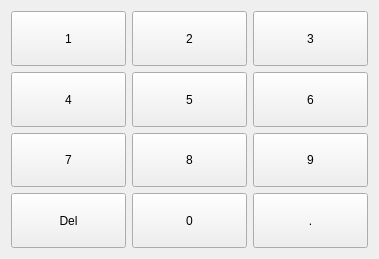
<?xml version="1.0" encoding="UTF-8"?>
<ui version="4.0">
 <class>NumberKeyboard</class>
 <widget class="QWidget" name="NumberKeyboard">
  <property name="geometry">
   <rect>
    <x>0</x>
    <y>0</y>
    <width>379</width>
    <height>259</height>
   </rect>
  </property>
  <property name="windowTitle">
   <string>keyboard</string>
  </property>
  <layout class="QGridLayout" name="gridLayout">
   <item row="2" column="1">
    <widget class="QPushButton" name="pushButton_8">
     <property name="sizePolicy">
      <sizepolicy hsizetype="Preferred" vsizetype="Preferred">
       <horstretch>0</horstretch>
       <verstretch>0</verstretch>
      </sizepolicy>
     </property>
     <property name="focusPolicy">
      <enum>Qt::NoFocus</enum>
     </property>
     <property name="text">
      <string>8</string>
     </property>
    </widget>
   </item>
   <item row="0" column="0">
    <widget class="QPushButton" name="pushButton_1">
     <property name="sizePolicy">
      <sizepolicy hsizetype="Preferred" vsizetype="Preferred">
       <horstretch>0</horstretch>
       <verstretch>0</verstretch>
      </sizepolicy>
     </property>
     <property name="focusPolicy">
      <enum>Qt::NoFocus</enum>
     </property>
     <property name="text">
      <string>1</string>
     </property>
    </widget>
   </item>
   <item row="1" column="1">
    <widget class="QPushButton" name="pushButton_5">
     <property name="sizePolicy">
      <sizepolicy hsizetype="Preferred" vsizetype="Preferred">
       <horstretch>0</horstretch>
       <verstretch>0</verstretch>
      </sizepolicy>
     </property>
     <property name="focusPolicy">
      <enum>Qt::NoFocus</enum>
     </property>
     <property name="text">
      <string>5</string>
     </property>
    </widget>
   </item>
   <item row="1" column="2">
    <widget class="QPushButton" name="pushButton_6">
     <property name="sizePolicy">
      <sizepolicy hsizetype="Preferred" vsizetype="Preferred">
       <horstretch>0</horstretch>
       <verstretch>0</verstretch>
      </sizepolicy>
     </property>
     <property name="focusPolicy">
      <enum>Qt::NoFocus</enum>
     </property>
     <property name="text">
      <string>6</string>
     </property>
    </widget>
   </item>
   <item row="3" column="1">
    <widget class="QPushButton" name="pushButton_0">
     <property name="sizePolicy">
      <sizepolicy hsizetype="Preferred" vsizetype="Preferred">
       <horstretch>0</horstretch>
       <verstretch>0</verstretch>
      </sizepolicy>
     </property>
     <property name="focusPolicy">
      <enum>Qt::NoFocus</enum>
     </property>
     <property name="text">
      <string>0</string>
     </property>
    </widget>
   </item>
   <item row="1" column="0">
    <widget class="QPushButton" name="pushButton_4">
     <property name="sizePolicy">
      <sizepolicy hsizetype="Preferred" vsizetype="Preferred">
       <horstretch>0</horstretch>
       <verstretch>0</verstretch>
      </sizepolicy>
     </property>
     <property name="focusPolicy">
      <enum>Qt::NoFocus</enum>
     </property>
     <property name="text">
      <string>4</string>
     </property>
    </widget>
   </item>
   <item row="2" column="2">
    <widget class="QPushButton" name="pushButton_9">
     <property name="sizePolicy">
      <sizepolicy hsizetype="Preferred" vsizetype="Preferred">
       <horstretch>0</horstretch>
       <verstretch>0</verstretch>
      </sizepolicy>
     </property>
     <property name="focusPolicy">
      <enum>Qt::NoFocus</enum>
     </property>
     <property name="text">
      <string>9</string>
     </property>
    </widget>
   </item>
   <item row="2" column="0">
    <widget class="QPushButton" name="pushButton_7">
     <property name="sizePolicy">
      <sizepolicy hsizetype="Preferred" vsizetype="Preferred">
       <horstretch>0</horstretch>
       <verstretch>0</verstretch>
      </sizepolicy>
     </property>
     <property name="focusPolicy">
      <enum>Qt::NoFocus</enum>
     </property>
     <property name="text">
      <string>7</string>
     </property>
    </widget>
   </item>
   <item row="0" column="2">
    <widget class="QPushButton" name="pushButton_3">
     <property name="sizePolicy">
      <sizepolicy hsizetype="Preferred" vsizetype="Preferred">
       <horstretch>0</horstretch>
       <verstretch>0</verstretch>
      </sizepolicy>
     </property>
     <property name="focusPolicy">
      <enum>Qt::NoFocus</enum>
     </property>
     <property name="text">
      <string>3</string>
     </property>
    </widget>
   </item>
   <item row="0" column="1">
    <widget class="QPushButton" name="pushButton_2">
     <property name="sizePolicy">
      <sizepolicy hsizetype="Preferred" vsizetype="Preferred">
       <horstretch>0</horstretch>
       <verstretch>0</verstretch>
      </sizepolicy>
     </property>
     <property name="focusPolicy">
      <enum>Qt::NoFocus</enum>
     </property>
     <property name="text">
      <string>2</string>
     </property>
    </widget>
   </item>
   <item row="3" column="2">
    <widget class="QPushButton" name="pushButton_point">
     <property name="sizePolicy">
      <sizepolicy hsizetype="Preferred" vsizetype="Preferred">
       <horstretch>0</horstretch>
       <verstretch>0</verstretch>
      </sizepolicy>
     </property>
     <property name="focusPolicy">
      <enum>Qt::NoFocus</enum>
     </property>
     <property name="text">
      <string>.</string>
     </property>
    </widget>
   </item>
   <item row="3" column="0">
    <widget class="QPushButton" name="pushButton_del">
     <property name="sizePolicy">
      <sizepolicy hsizetype="Preferred" vsizetype="Preferred">
       <horstretch>0</horstretch>
       <verstretch>0</verstretch>
      </sizepolicy>
     </property>
     <property name="focusPolicy">
      <enum>Qt::NoFocus</enum>
     </property>
     <property name="text">
      <string>Del</string>
     </property>
    </widget>
   </item>
  </layout>
 </widget>
 <resources/>
 <connections/>
</ui>
